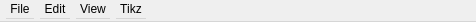
<?xml version="1.0" encoding="UTF-8"?>
<ui version="4.0">
 <class>MainMenu</class>
 <widget class="QMenuBar" name="MainMenu">
  <property name="geometry">
   <rect>
    <x>0</x>
    <y>0</y>
    <width>476</width>
    <height>22</height>
   </rect>
  </property>
  <widget class="QMenu" name="menuFile">
   <property name="title">
    <string>File</string>
   </property>
   <addaction name="actionNew"/>
   <addaction name="actionOpen"/>
   <addaction name="separator"/>
   <addaction name="actionClose"/>
   <addaction name="actionSave"/>
   <addaction name="actionSave_As"/>
  </widget>
  <widget class="QMenu" name="menuEdit">
   <property name="title">
    <string>Edit</string>
   </property>
   <addaction name="actionUndo"/>
   <addaction name="actionRedo"/>
   <addaction name="separator"/>
   <addaction name="actionCut"/>
   <addaction name="actionCopy"/>
   <addaction name="actionPaste"/>
   <addaction name="actionDelete"/>
   <addaction name="separator"/>
   <addaction name="actionSelect_All"/>
   <addaction name="actionDeselect_All"/>
  </widget>
  <widget class="QMenu" name="menuTikz">
   <property name="title">
    <string>Tikz</string>
   </property>
   <addaction name="actionParse"/>
  </widget>
  <widget class="QMenu" name="menuView">
   <property name="title">
    <string>View</string>
   </property>
   <addaction name="actionZoom_In"/>
   <addaction name="actionZoom_Out"/>
  </widget>
  <action name="actionNew">
   <property name="text">
    <string>New...</string>
   </property>
   <property name="shortcut">
    <string>Ctrl+N</string>
   </property>
  </action>
  <action name="actionOpen">
   <property name="text">
    <string>Open...</string>
   </property>
   <property name="shortcut">
    <string>Ctrl+O</string>
   </property>
  </action>
  <action name="actionClose">
   <property name="text">
    <string>Close</string>
   </property>
   <property name="shortcut">
    <string>Ctrl+W</string>
   </property>
  </action>
  <action name="actionSave">
   <property name="text">
    <string>Save</string>
   </property>
   <property name="shortcut">
    <string>Ctrl+S</string>
   </property>
  </action>
  <action name="actionSave_As">
   <property name="text">
    <string>Save As...</string>
   </property>
   <property name="shortcut">
    <string>Ctrl+Shift+S</string>
   </property>
  </action>
  <action name="actionUndo">
   <property name="text">
    <string>Undo</string>
   </property>
   <property name="shortcut">
    <string>Ctrl+Z</string>
   </property>
  </action>
  <action name="actionRedo">
   <property name="text">
    <string>Redo</string>
   </property>
   <property name="shortcut">
    <string>Ctrl+Shift+Z</string>
   </property>
  </action>
  <action name="actionCut">
   <property name="text">
    <string>Cut</string>
   </property>
   <property name="shortcut">
    <string>Ctrl+X</string>
   </property>
  </action>
  <action name="actionCopy">
   <property name="text">
    <string>Copy</string>
   </property>
   <property name="shortcut">
    <string>Ctrl+C</string>
   </property>
  </action>
  <action name="actionPaste">
   <property name="text">
    <string>Paste</string>
   </property>
   <property name="shortcut">
    <string>Ctrl+V</string>
   </property>
  </action>
  <action name="actionDelete">
   <property name="text">
    <string>Delete</string>
   </property>
   <property name="shortcut">
    <string>Backspace</string>
   </property>
  </action>
  <action name="actionSelect_All">
   <property name="text">
    <string>Select All</string>
   </property>
   <property name="shortcut">
    <string>Ctrl+A</string>
   </property>
  </action>
  <action name="actionDeselect_All">
   <property name="text">
    <string>Deselect All</string>
   </property>
   <property name="shortcut">
    <string>Ctrl+D</string>
   </property>
  </action>
  <action name="actionParse">
   <property name="text">
    <string>Parse</string>
   </property>
   <property name="shortcut">
    <string>Ctrl+T</string>
   </property>
  </action>
  <action name="actionZoom_In">
   <property name="text">
    <string>Zoom In</string>
   </property>
   <property name="shortcut">
    <string>Ctrl+=</string>
   </property>
  </action>
  <action name="actionZoom_Out">
   <property name="text">
    <string>Zoom Out</string>
   </property>
   <property name="shortcut">
    <string>Ctrl+-</string>
   </property>
  </action>
  <addaction name="menuFile"/>
  <addaction name="menuEdit"/>
  <addaction name="menuView"/>
  <addaction name="menuTikz"/>
 </widget>
 <resources/>
 <connections/>
</ui>
